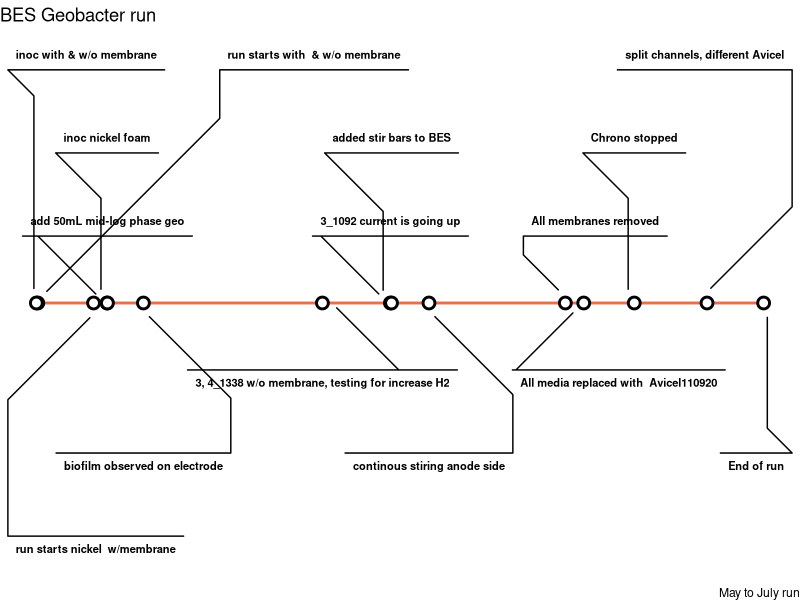

Write the R code that produced this figure. (Note: this script raises an error after producing the figure.)
# historical



##
library(tidyverse)
library(ggforce)
theme_set(theme_void())
library(readxl)
library(lubridate)

## load the timeline file

timeline = read_excel("may BES run timeline.xlsx")

timeline %>% 
  ggplot(aes(x = datetime, label = actions)) +
  
  annotate("segment", 
           x = ymd_hms("2021-05-18 12:00:00"), 
           xend = ymd_hms("2021-06-28 12:00:00"), 
           y = 0, yend = 0, 
           size = 1, color = "#e76f51")+
  geom_mark_circle(aes(y = 0, label = actions, group = actions),
                   con.cap = -5, fill = NA, color = NA, label.fontsize = 8, label.hjust = 0,
                   con.size = 0.5, con.border = "one",
                   con.type = "elbow")+
  
  geom_point(aes(y = 0), size = 3, shape = 21, stroke = 1.5, fill = "white")+
  labs(title = "BES Geobacter run",
       caption = "May to July run")

#  theme_bw()+
theme(legend.position = "none",
      plot.background = element_rect(fill = "#F9F8F1", color = NA),
      plot.title = element_text(hjust = 0.5, face = "bold", size = 25, family = "Patua"),
      plot.subtitle = element_text(hjust = 0.5, face = "italic", size = 22),
      plot.caption = element_text(hjust = 0.5, color = "grey50", family = "Lato")) +
  xlim(950, 8700)+ ylim(-10,10)

